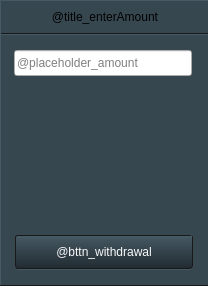
  <widget class="QFrame" name="frame_4">
   <property name="geometry">
    <rect>
     <x>593</x>
     <y>157</y>
     <width>208</width>
     <height>286</height>
    </rect>
   </property>
   <property name="minimumSize">
    <size>
     <width>208</width>
     <height>232</height>
    </size>
   </property>
   <property name="maximumSize">
    <size>
     <width>208</width>
     <height>4564564</height>
    </size>
   </property>
   <property name="styleSheet">
    <string notr="true">.QFrame {
    background-color: #37474f;
    border-top: 1px solid #455a64;
    border-bottom: 1px solid #191919;
    border-bottom: 1px solid #191919;
    border-left: 1px solid #455a64;
}</string>
   </property>
   <property name="frameShape">
    <enum>QFrame::StyledPanel</enum>
   </property>
   <property name="frameShadow">
    <enum>QFrame::Raised</enum>
   </property>
   <widget class="QLabel" name="title_addMoney_3">
    <property name="geometry">
     <rect>
      <x>1</x>
      <y>0</y>
      <width>208</width>
      <height>34</height>
     </rect>
    </property>
    <property name="minimumSize">
     <size>
      <width>208</width>
      <height>34</height>
     </size>
    </property>
    <property name="maximumSize">
     <size>
      <width>208</width>
      <height>34</height>
     </size>
    </property>
    <property name="styleSheet">
     <string notr="true">QLabel {
    border-top: 1px solid #455a64;
    border-bottom: 1px solid #191919;
    border-bottom: 1px solid #191919;
}</string>
    </property>
    <property name="text">
     <string>@title_enterAmount</string>
    </property>
    <property name="alignment">
     <set>Qt::AlignCenter</set>
    </property>
   </widget>
   <widget class="QFrame" name="frame_5">
    <property name="geometry">
     <rect>
      <x>0</x>
      <y>34</y>
      <width>208</width>
      <height>252</height>
     </rect>
    </property>
    <property name="minimumSize">
     <size>
      <width>208</width>
      <height>198</height>
     </size>
    </property>
    <property name="maximumSize">
     <size>
      <width>208</width>
      <height>2131231</height>
     </size>
    </property>
    <property name="styleSheet">
     <string notr="true">.QFrame {
    background-color: #37474f;
    border-top: 1px solid #455a64;
    border-bottom: 1px solid #191919;
    border-left: 1px solid #455a64;
    border-bottom-left-radius: 0px 1px;
}

QLabel {
    background-color: transparent;
border: none;
}</string>
    </property>
    <property name="frameShape">
     <enum>QFrame::StyledPanel</enum>
    </property>
    <property name="frameShadow">
     <enum>QFrame::Raised</enum>
    </property>
    <widget class="ValidatedLineEdit" name="input_amount">
     <property name="geometry">
      <rect>
       <x>14</x>
       <y>16</y>
       <width>178</width>
       <height>26</height>
      </rect>
     </property>
     <property name="minimumSize">
      <size>
       <width>178</width>
       <height>26</height>
      </size>
     </property>
     <property name="maximumSize">
      <size>
       <width>178</width>
       <height>26</height>
      </size>
     </property>
     <property name="maxLength">
      <number>16</number>
     </property>
     <property name="placeholderText">
      <string>@placeholder_amount</string>
     </property>
     <property name="expressions">
      <stringlist notr="true">
       <string>.*</string>
      </stringlist>
     </property>
     <property name="styles">
      <stringlist notr="true">
       <string>QLineEdit {
    border-radius: 2px;
     color: #000000;
    font: 12px &quot;Open Sans Semibold&quot;;
}</string>
      </stringlist>
     </property>
    </widget>
    <widget class="InfoMessage" name="infomessage_3">
     <property name="geometry">
      <rect>
       <x>11</x>
       <y>70</y>
       <width>153</width>
       <height>16</height>
      </rect>
     </property>
     <property name="messages">
      <stringlist>
       <string></string>
       <string>@msg_incorrect_amount</string>
      </stringlist>
     </property>
     <property name="styles">
      <stringlist notr="true">
       <string>QLabel { font-size: 11px; }</string>
       <string>QLabel { font-size: 11px; color: #e53935;}</string>
      </stringlist>
     </property>
     <property name="currentMsgIndex">
      <number>0</number>
     </property>
     <property name="defaultMsgIndex">
      <number>0</number>
     </property>
    </widget>
    <widget class="InfoMessage" name="infomessage_4">
     <property name="geometry">
      <rect>
       <x>13</x>
       <y>119</y>
       <width>153</width>
       <height>16</height>
      </rect>
     </property>
     <property name="messages">
      <stringlist>
       <string></string>
       <string>@msg_incorrect_bonuscode</string>
      </stringlist>
     </property>
     <property name="styles">
      <stringlist notr="true">
       <string>QLabel { font-size: 11px; }</string>
       <string>QLabel { font-size: 11px; color: #e53935;}</string>
      </stringlist>
     </property>
     <property name="currentMsgIndex">
      <number>0</number>
     </property>
     <property name="defaultMsgIndex">
      <number>0</number>
     </property>
    </widget>
    <widget class="QWidget" name="container_bttn_withdrawal" native="true">
     <property name="geometry">
      <rect>
       <x>15</x>
       <y>201</y>
       <width>178</width>
       <height>35</height>
      </rect>
     </property>
     <property name="styleSheet">
      <string notr="true">.QWidget {
    background-color: #455a64;
    border-radius: 4px;
}
QAbstractButton {
    border: 1px solid #191919;
border-radius: 3px;
font: 14px &quot;Open Sans Semibold&quot;;
color: #fafafa;
}</string>
     </property>
     <layout class="QVBoxLayout" name="verticalLayout_8">
      <property name="spacing">
       <number>0</number>
      </property>
      <property name="leftMargin">
       <number>0</number>
      </property>
      <property name="topMargin">
       <number>0</number>
      </property>
      <property name="rightMargin">
       <number>0</number>
      </property>
      <property name="bottomMargin">
       <number>1</number>
      </property>
      <item>
       <widget class="QPushButton" name="bttn_withdrawal">
        <property name="minimumSize">
         <size>
          <width>178</width>
          <height>34</height>
         </size>
        </property>
        <property name="maximumSize">
         <size>
          <width>178</width>
          <height>34</height>
         </size>
        </property>
        <property name="cursor">
         <cursorShape>PointingHandCursor</cursorShape>
        </property>
        <property name="styleSheet">
         <string notr="true">QPushButton{
background-color: qlineargradient(spread:pad, x1:0, y1:1, x2:0, y2:0, stop:0 rgba(34, 43, 49, 255), stop:1 rgba(69, 89, 99, 255));
}

QPushButton:hover {
background-color: qlineargradient(spread:pad, x1:0, y1:1, x2:0, y2:0, stop:0 rgba(38, 93, 98, 255), stop:1 rgba(69, 89, 99, 255));
}

QPushButton:pressed{
	background-color: qlineargradient(spread:reflect, x1:0, y1:0, x2:0, y2:1, stop:0 rgba(1, 1, 1, 255), stop:0.162011 rgba(45, 45, 45, 255), stop:0.49162 rgba(19, 19, 19, 255), stop:1 rgba(37, 37, 37, 255));
}
</string>
        </property>
        <property name="text">
         <string>@bttn_withdrawal</string>
        </property>
        <widget class="EntityWidget" name="solid_3">
         <property name="geometry">
          <rect>
           <x>2</x>
           <y>1</y>
           <width>175</width>
           <height>2</height>
          </rect>
         </property>
         <property name="minimumSize">
          <size>
           <width>0</width>
           <height>2</height>
          </size>
         </property>
         <property name="maximumSize">
          <size>
           <width>16777215</width>
           <height>1</height>
          </size>
         </property>
         <property name="backgroundColor">
          <color alpha="242">
           <red>255</red>
           <green>255</green>
           <blue>255</blue>
          </color>
         </property>
         <property name="blending">
          <enum>E::Overlay</enum>
         </property>
        </widget>
       </widget>
      </item>
     </layout>
    </widget>
   </widget>
  </widget>
